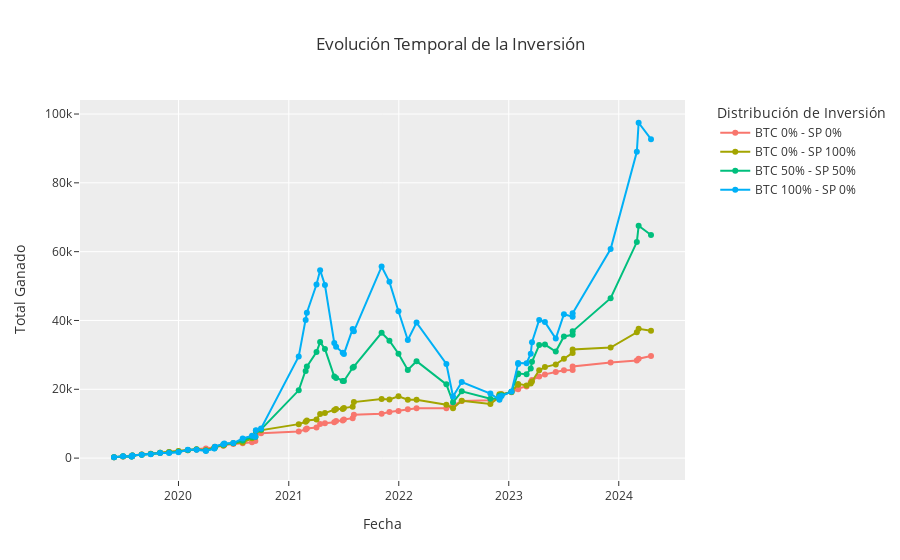

Notebook code for this chart:
### Markdown cell above
### Grafico temporal de algunas de las opciones de inversion

### Code cell
# Asegurarse de que la columna 'Fecha' esté en formato datetime
Resultados_DF['Fecha'] = pd.to_datetime(Resultados_DF['Fecha'])

# Crear una nueva columna para identificar cada distribución de inversión
Resultados_DF['Distribucion'] = Resultados_DF.apply(
    lambda row: f"BTC {row['BTC']}% - SP {row['SP']}%", axis=1
)

Resultados_DF = Resultados_DF[Resultados_DF['Distribucion'].isin(['BTC 0% - SP 0%', 'BTC 50% - SP 50%','BTC 100% - SP 0%','BTC 0% - SP 100%'])] #Filtro distribuciones interesantes


# Crear el gráfico de líneas con markers para cada distribución
fig = px.line(
    Resultados_DF, 
    x='Fecha', 
    y='Total_ganado', 
    color='Distribucion', 
    markers=True,
    title='Evolución Temporal de la Inversión',
    labels={'Total_ganado': 'Total Ganado', 'Fecha': 'Fecha'},
    template="ggplot2"
)

# Ajustar la leyenda para que aparezca fuera del gráfico (a la derecha)
fig.update_layout(
    legend=dict(
        title='Distribución de Inversión',
        x=1.05,  # Posición horizontal fuera del gráfico
        y=1,     # Posición vertical (parte superior)
        xanchor='left'
    )
)


# Mostrar el gráfico interactivo
fig.show()
